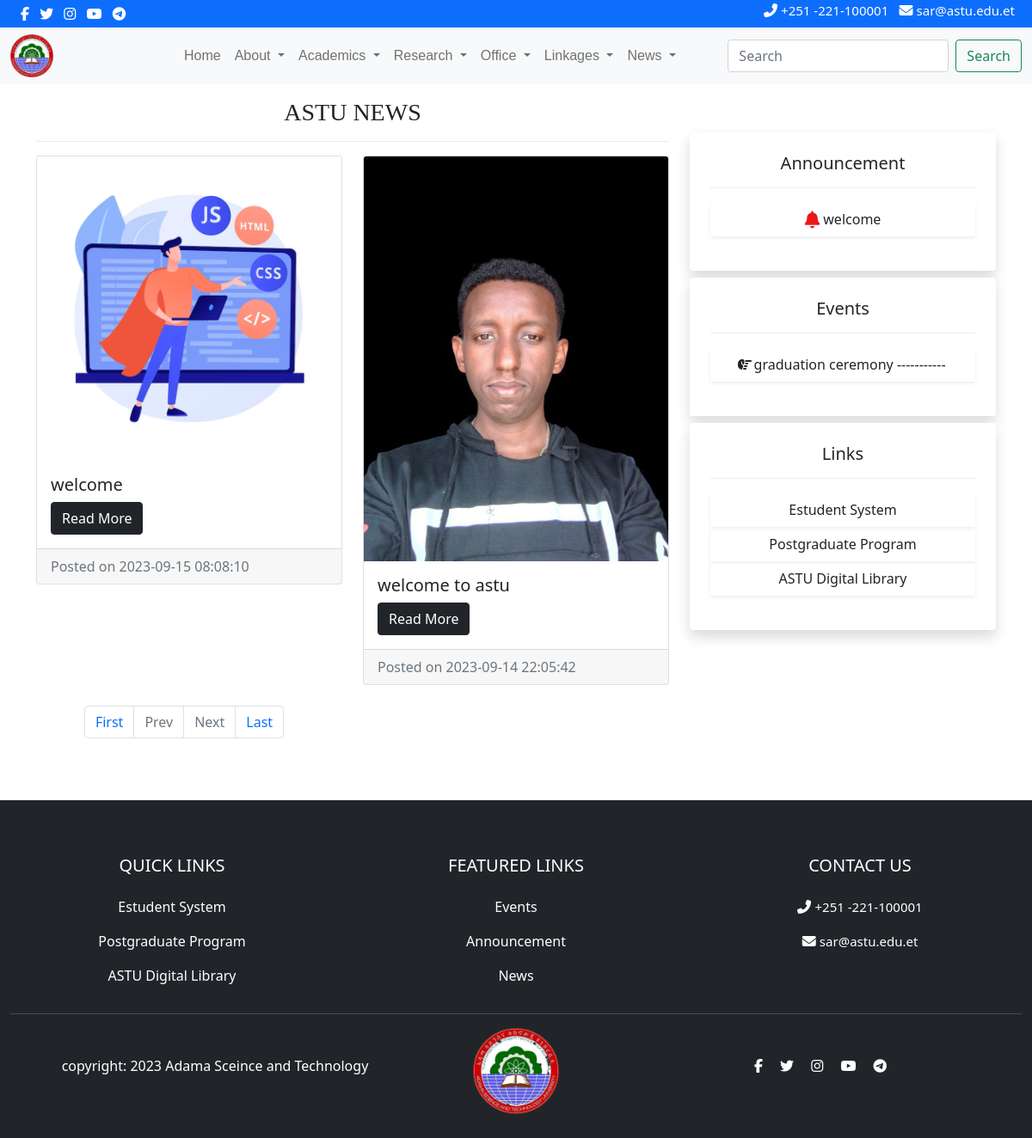
Page /news.php on the committed database.
### tables this page shows
CREATE TABLE `news` (
  `id` int(100) NOT NULL,
  `NewsTitle` varchar(500) DEFAULT NULL,
  `PostDetails` longtext DEFAULT NULL,
  `PostingDate` timestamp NULL DEFAULT current_timestamp(),
  `UpdationDate` timestamp NULL DEFAULT NULL ON UPDATE current_timestamp(),
  `Is_Active` int(1) DEFAULT NULL,
  `PostUrl` mediumtext DEFAULT NULL,
  `PostImage` varchar(255) DEFAULT NULL,
  `viewCounter` int(11) DEFAULT NULL,
  `postedBy` varchar(255) DEFAULT NULL,
  `lastUpdatedBy` varchar(255) DEFAULT NULL
);

CREATE TABLE `announce` (
  `id` int(100) NOT NULL,
  `Title` varchar(100) DEFAULT NULL,
  `PostDetails` longtext DEFAULT NULL,
  `PostingDate` timestamp NULL DEFAULT current_timestamp(),
  `UpdationDate` timestamp NULL DEFAULT NULL ON UPDATE current_timestamp(),
  `Is_Active` int(1) DEFAULT NULL,
  `PostUrl` mediumtext DEFAULT NULL,
  `PostFile` varchar(255) DEFAULT NULL,
  `viewCounter` int(11) DEFAULT NULL,
  `postedanBy` varchar(255) DEFAULT NULL,
  `lastUpdatedBy` varchar(255) DEFAULT NULL
);

CREATE TABLE `event` (
  `id` int(100) NOT NULL,
  `Title` varchar(500) DEFAULT NULL,
  `PostDetails` longtext DEFAULT NULL,
  `PostingDate` timestamp NULL DEFAULT current_timestamp(),
  `UpdationDate` timestamp NULL DEFAULT NULL ON UPDATE current_timestamp(),
  `Is_Active` int(1) DEFAULT NULL,
  `PostUrl` mediumtext DEFAULT NULL,
  `PostImage` varchar(255) DEFAULT NULL,
  `viewCounter` int(11) DEFAULT NULL,
  `postedevBy` varchar(255) DEFAULT NULL,
  `lastUpdatedBy` varchar(255) DEFAULT NULL
);

### news.php (the view, shortened to what this page needs)
<?php
include('includes/config.php');
?>
<!DOCTYPE html>
<html lang="en">
<head>
    <link href="https://cdn.jsdelivr.net/npm/bootstrap@5.0.2/dist/css/bootstrap.min.css" rel="stylesheet">
    <link rel="stylesheet" href="https://cdnjs.cloudflare.com/ajax/libs/animate.css/4.1.1/animate.min.css" />
    <link rel="stylesheet" href="https://cdnjs.cloudflare.com/ajax/libs/font-awesome/4.7.0/css/font-awesome.min.css">
</head>
<body>
  <div class="wrapper">
    <?php include('includes/header.php');?>
    <div class="container">
        <div class="row">
            <div class="col-md-8 ">
                <h3 class="text-center mt-3" style="font-family: Georgia, 'Times New Roman', Times, serif;">ASTU NEWS</h3>
                <hr>
                <?php
                if (isset($_GET['pageno'])) {
                $pageno = $_GET['pageno'];
                } else {
                    $pageno = 1;
                }
                $no_of_records_per_page = 8;
                $offset = ($pageno-1) * $no_of_records_per_page;
                $total_pages_sql = "SELECT COUNT(*) FROM news";
                $result = mysqli_query($con,$total_pages_sql);
                $total_rows = mysqli_fetch_array($result)[0];
                $total_pages = ceil($total_rows / $no_of_records_per_page);
                $query=mysqli_query($con,"select * from news where Is_Active=1 order by news.id desc LIMIT $offset, $no_of_records_per_page");
                ?>
                <div class="row row-cols-1 row-cols-md-2 g-4">
                    <?php
                    while ($row=mysqli_fetch_array($query)) {
                    ?>
                    <div class="col">
                        <div class="card">
                        <img src="admin/postimages/<?php echo htmlentities($row['PostImage']);?>" class="card-img-top" alt="images/mech.jpg">
                            <div class="card-body">
                                <h5 class="card-title"><?php echo htmlentities($row['NewsTitle']);?></h5>
                                <a href="newsdetail.php?nid=<?php echo htmlentities($row['id'])?>" class="btn btn-dark">Read More</a>
                            </div>
                            <div class="card-footer text-muted">
                            Posted on <?php echo htmlentities($row['PostingDate']);?>
                            </div>
                        </div>
                    </div>
                    <?php
                    }
                    ?>
                    <ul class="pagination justify-content-center mb-4">
                        <li class="page-item"><a href="?pageno=1"  class="page-link">First</a></li>
                        <li class="<?php if($pageno <= 1){ echo 'disabled'; } ?> page-item">
                            <a href="<?php if($pageno <= 1){ echo '#'; } else { echo "?pageno=".($pageno - 1); } ?>" class="page-link">Prev</a>
                        </li>
                        <li class="<?php if($pageno >= $total_pages){ echo 'disabled'; } ?> page-item">
                            <a href="<?php if($pageno >= $total_pages){ echo '#'; } else { echo "?pageno=".($pageno + 1); } ?> " class="page-link">Next</a>
                        </li>
                        <li class="page-item"><a href="?pageno=<?php echo $total_pages; ?>" class="page-link">Last</a></li>
                    </ul>
                </div>
            </div>
            <?php include('includes/sidebar.php');?>
        </div>
     </div>
 </div>
    <?php include('includes/footer.php');?>
</body>
</html>

### includes/sidebar.php
<div class="col-md-4 mt-5">
    <div class=" text-md-right">
        <div class="announce shadow p-4 mt-2 bg-white rounded">
            <h5 class="text-center">Announcement</h5>
            <hr>
            <div class="align-center">
                <ul class="list-unstyled text-center">
                    <?php
                    $query=mysqli_query($con,"select * from announce where Is_Active=1");
                    while ($row=mysqli_fetch_assoc($query)) {
                    ?>
                    <li class="list-item shadow-sm p-2 text-dark"><div class="col">
                    <i class="fa-solid fa-bell fa-beat-fade fa-lg" style="color: #ec1818;"></i>
                    <a class="text-dark"  style="text-decoration:none;" href="announcedetail.php?aid=<?php echo htmlentities($row['id']);?>"><?php echo htmlentities($row['Title']);?></a>
                    </div></li>
                   <?php }?>
                </ul>
            </div>
        </div>
        <div class="events shadow p-4 mt-2 bg-white rounded">
        <h5 class="text-center">Events</h5>
            <hr>
            <div class="align-center">
                <ul class="list-unstyled text-center">
                    <?php
                    $query=mysqli_query($con,"select * from event where Is_Active=1");
                    while ($row=mysqli_fetch_assoc($query)) {
                    ?>
                    <li class="list-item shadow-sm p-2 text-dark"><div class="col">
                    <i class="fa-solid fa-hand-point-up fa-fade fa-rotate-90"></i>
                    <a class="text-dark"  style="text-decoration:none;" href="eventdetail.php?evid=<?php echo htmlentities($row['id']);?>"><?php echo htmlentities($row['Title']);?></a>
                    </div></li>
                   <?php }?>
                </ul>
            </div>
        </div>
        <div class="events shadow p-4 mt-2 bg-white rounded">
        <h5 class="text-center">Links</h5>
            <hr>
            <div class="align-center">
                <ul class="list-unstyled text-center">
                    <li class="list-item shadow-sm p-2 text-dark"><a class="text-dark"  style="text-decoration:none;" href="https://estudent.astu.edu.et/">Estudent System</a></li>
                    <li class="list-item shadow-sm p-2 text-dark"><a class="text-dark"  style="text-decoration:none;" href="http://pg.astu.edu.et/">Postgraduate Program</a></li>
                    <li class="list-item shadow-sm p-2 text-dark"><a class="text-dark"  style="text-decoration:none;" href="http://dl.astu.edu.et/">ASTU Digital Library</a></li>
                </ul>
            </div>
        </div>
    </div>
</div>

### css/index.css (style rules this page uses)
* { transition: .2s all; user-select: none; }
hr { color: rgb(182, 181, 181); }

### rows in the picture
news: PostImage (picture), NewsTitle "welcome", PostingDate "2023-09-15 08:08:10"
news: PostImage (picture), NewsTitle "welcome to astu", PostingDate "2023-09-14 22:05:42"
announce: Title "welcome"
event: Title "graduation ceremony -----------"
